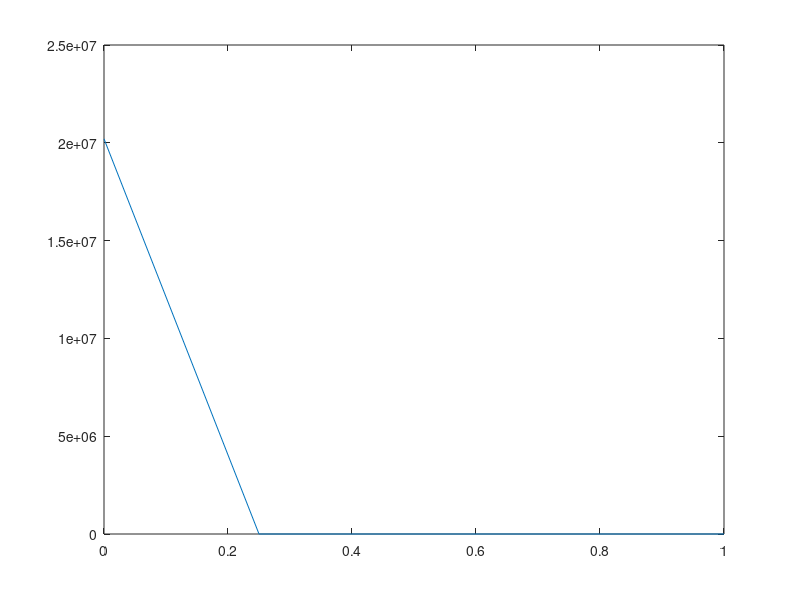

MATLAB code to generate this figure:
%% 初始化
student_id = 20202297;
% student_id = 0;
a = 1; % 常数
n = 4;
T = 1;
m = 5;
h = 1 / n;% x轴上的步长
x = 0 : h : 1;% x轴上的点
tau = T / m;% y轴上的步长
t = 0 : tau : T;% y轴上的点
%%
u = zeros(n, m);
u(:,1) = student_id; % 初始条件

% 迭代求解
for j = 2:m
    % 内部网格点更新
    for i = 2:n-1
        u(i,j) = u(i,j-1) + (tau/(h^2)) * (u(i+1,j-1) - 2*u(i,j-1) + u(i-1,j-1));
    end

    % 边界条件更新
    u(1,j) = 0; % 左边界
    u(n,j) = 0; % 右边界
end
u
plot(x, u(1,:));